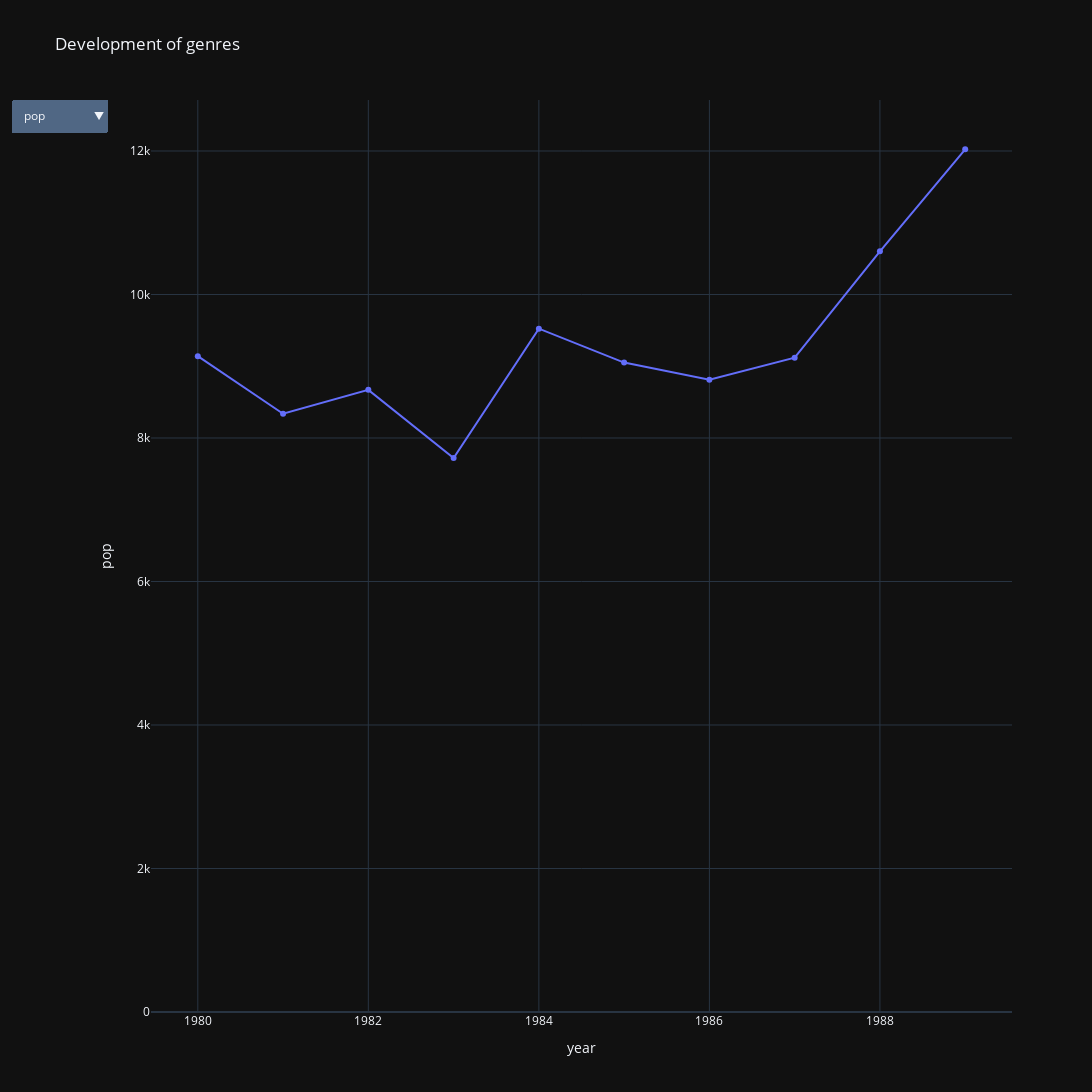

The cell this chart's notebook holds for it:
### Code cell
# Create the initial scatter plot
fig = go.Figure()

fig.add_trace(go.Scatter(
    x=dev_genres_df['year'],
    y=dev_genres_df['pop'],
    #mode='markers',
    name='Pop'
))

# Create the dropdown menu
dropdown_menu = go.layout.Updatemenu(
    buttons=list([
        dict(
            args=[
                {'y': [dev_genres_df[option]]}, 
                {'yaxis': {
                    'title': option.capitalize(),
                    'rangemode':'tozero'
                }}
            ],
            label=option,
            method='update'
        )
        for option in features
    ]),
    direction='down',
    showactive=True,
)

# Update the layout with dropdown menu and initial y-axis title
fig.update_layout(
    height = FIG_HEIGHT,
    width = FIG_WIDTH,
    updatemenus=[dropdown_menu],
    yaxis_title='pop',
    xaxis_title='year',
    title='Development of genres',
    template='plotly_dark',
    yaxis_rangemode='tozero'
)

fig.show()

### Figure 1 — Plotly figure (JSON) as saved in the notebook; plotly's stock layout.template omitted (floating-point values rounded to 4 significant figures)
{"data": [{"name": "Pop", "type": "scatter", "x": [1980, 1981, 1982, 1983, 1984, 1985, 1986, 1987, 1988, 1989], "y": [9141, 8338, 8671, 7722, 9524, 9051, 8811, 9119, 10602, 12023]}], "layout": {"height": 1200, "title": {"text": "Development of genres"}, "updatemenus": [{"buttons": [{"args": [{"y": [[9141, 8338, 8671, 7722, 9524, 9051, 8811, 9119, 10602, 12023]]}, {"yaxis": {"rangemode": "tozero", "title": "Pop"}}], "label": "pop", "method": "update"}, {"args": [{"y": [[6667, 6662, 7036, 6826, 6970, 7210, 7274, 8672, 8696, 9724]]}, {"yaxis": {"rangemode": "tozero", "title": "Rock"}}], "label": "rock", "method": "update"}, {"args": [{"y": [[2003, 2200, 2272, 2165, 2135, 2017, 2056, 2010, 2395, 2340]]}, {"yaxis": {"rangemode": "tozero", "title": "Punk"}}], "label": "punk", "method": "update"}, {"args": [{"y": [[694, 686, 735, 1004, 1399, 1431, 1598, 2097, 2081, 2338]]}, {"yaxis": {"rangemode": "tozero", "title": "Metal"}}], "label": "metal", "method": "update"}, {"args": [{"y": [[1340, 1421, 0, 1135, 982, 1215, 1240, 1416, 1466, 1459]]}, {"yaxis": {"rangemode": "tozero", "title": "Country"}}], "label": "country", "method": "update"}, {"args": [{"y": [[885, 805, 1001, 1010, 1099, 1001, 1036, 1288, 1103, 1149]]}, {"yaxis": {"rangemode": "tozero", "title": "Hard-rock"}}], "label": "hard-rock", "method": "update"}, {"args": [{"y": [[584, 611, 807, 695, 823, 815, 1080, 1292, 1714, 1793]]}, {"yaxis": {"rangemode": "tozero", "title": "German"}}], "label": "german", "method": "update"}, {"args": [{"y": [[907, 920, 807, 838, 878, 755, 853, 905, 926, 1005]]}, {"yaxis": {"rangemode": "tozero", "title": "Punk-rock"}}], "label": "punk-rock", "method": "update"}, {"args": [{"y": [[933, 806, 774, 710, 711, 458, 638, 816, 1059, 1475]]}, {"yaxis": {"rangemode": "tozero", "title": "Blues"}}], "label": "blues", "method": "update"}, {"args": [{"y": [[774, 903, 774, 809, 739, 760, 669, 795, 845, 1100]]}, {"yaxis": {"rangemode": "tozero", "title": "Swedish"}}], "label": "swedish", "method": "update"}], "direction": "down", "showactive": true}], "width": 2000, "xaxis": {"autorange": true, "range": [1979.0, 1990.0], "title": {"text": "year"}, "type": "linear"}, "yaxis": {"autorange": true, "range": [0, 12700.0], "rangemode": "tozero", "title": {"text": "pop"}, "type": "linear"}}}
